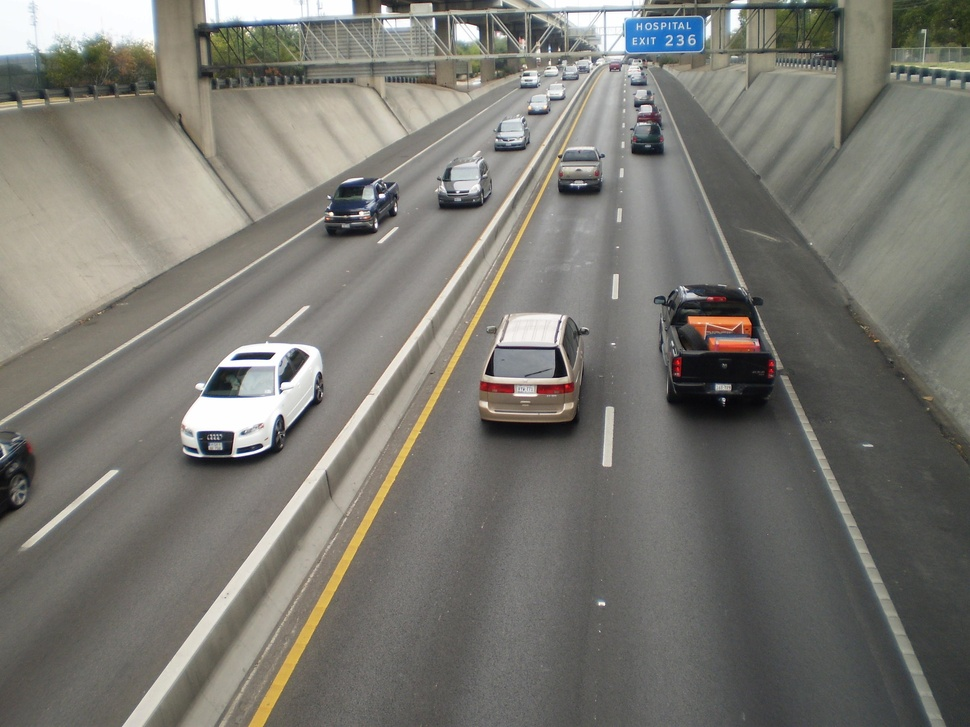
#> input picture 1.jpg, 970 x 727 px, shrunk from 2400 x 1800 before the run
$ python thresh.py
#> lines starting #> are read from the running program, lines starting #| are printed output that depends on the picture; after the words box and inside, x2 and y2 are one past the last pixel; in counts of white or black regions, pixels touching at a corner belong together
import cv2
import numpy as np
from matplotlib import pyplot as plt

img = cv2.imread('1.jpg')
#> img is the input picture: shape (727, 970, 3); mean B, G, R 113.7, 120.1, 121.7
img = cv2.cvtColor(img, cv2.COLOR_BGR2GRAY)
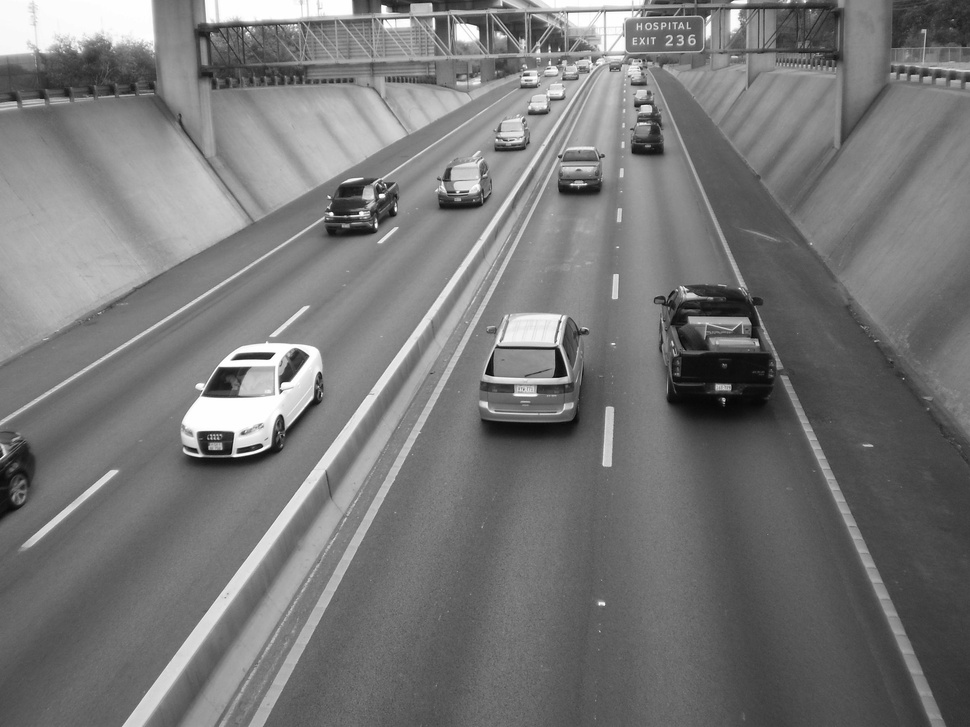
#> img: shape (727, 970); min 2, max 255, mean 119.9


ret, th1 = cv2.threshold(img, 120,255,cv2.THRESH_BINARY)
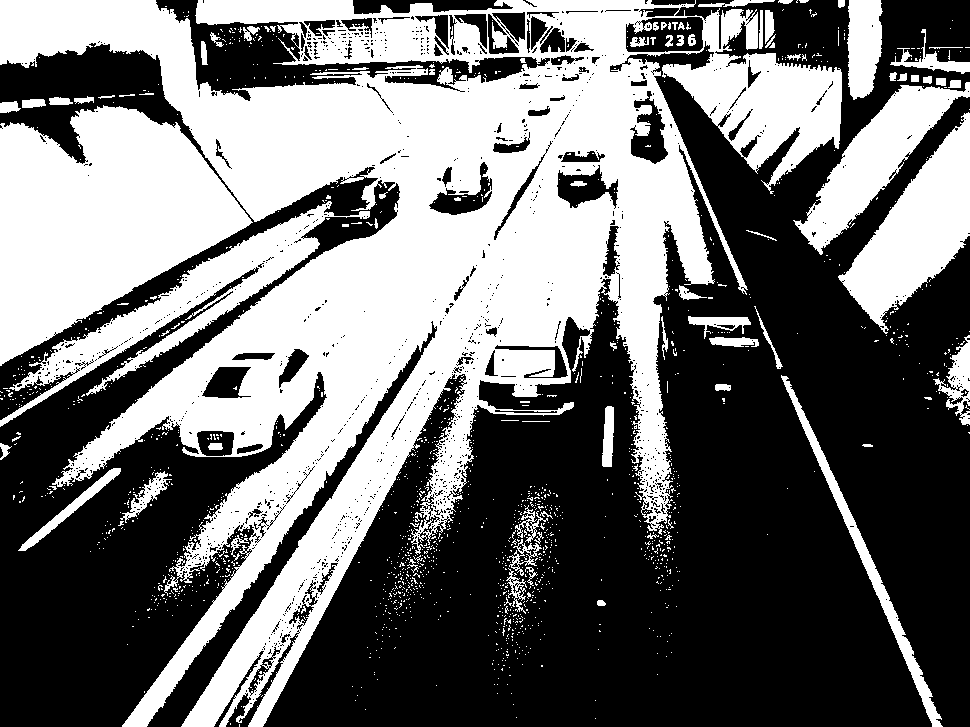
#> th1: shape (727, 970); 44.2% white; 1516 white regions (1434 under 20 px), largest, box (x1, y1, x2, y2) and area: (0, 0, 842, 727) 215898, (0, 105, 253, 366) 39406, (0, 201, 370, 427) 13586

th2 = cv2.adaptiveThreshold(img,255,cv2.ADAPTIVE_THRESH_MEAN_C,cv2.THRESH_BINARY,11,2)
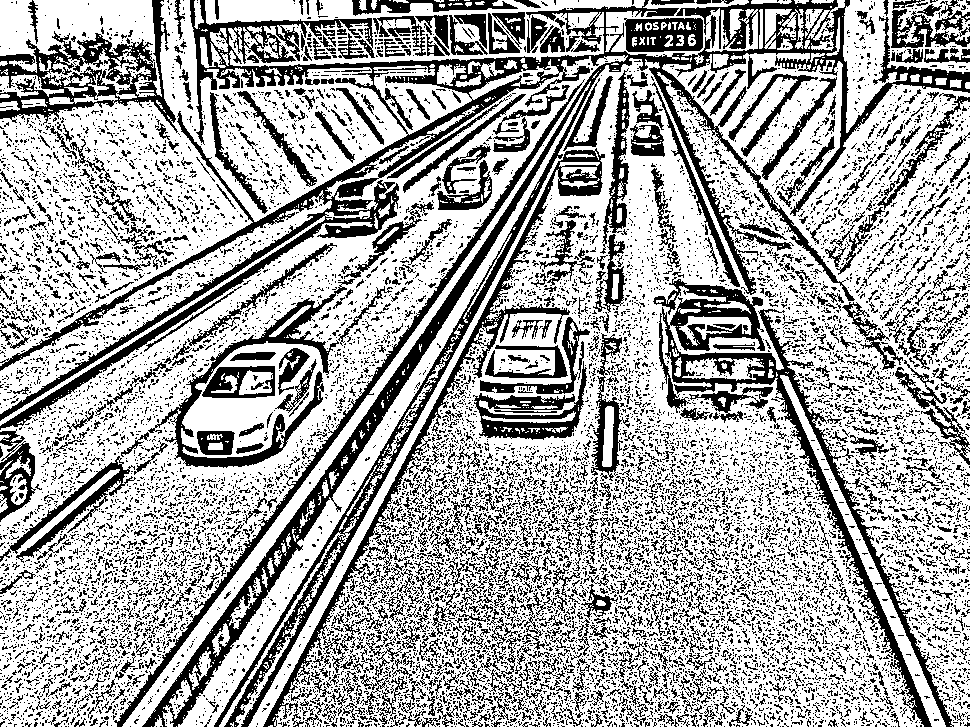
#> th2: shape (727, 970); 66.3% white; 13011 black regions (11842 under 20 px), largest, box (x1, y1, x2, y2) and area: (0, 0, 970, 727) 53947, (653, 277, 954, 727) 13002, (263, 148, 605, 727) 7283
th3 = cv2.adaptiveThreshold(img,255,cv2.ADAPTIVE_THRESH_GAUSSIAN_C,cv2.THRESH_BINARY,11,2)
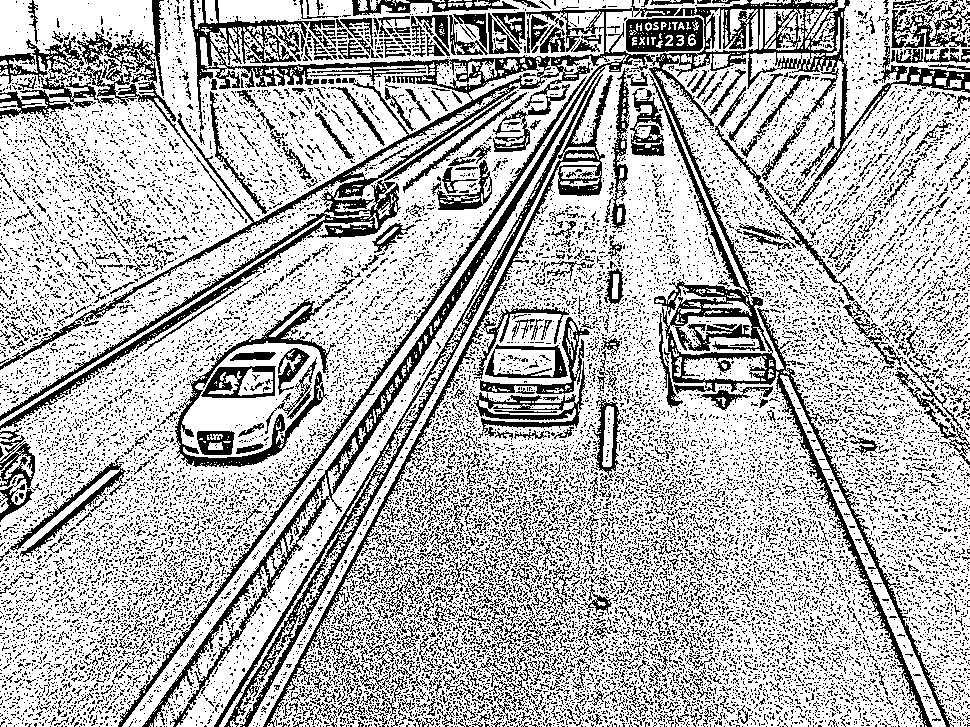
#> th3: shape (727, 970); 70.5% white; black in thin lines or dots

titles = ['orignal','global thresh','mean','gaussian']
images = [img,th1,th2,th3]

for i in xrange(4):
	plt.subplot(2,2,i+1)
	plt.imshow(images[i],'gray')
	plt.title(titles[i])
	plt.xticks([]),plt.yticks([])

plt.show()

$ run again, with 3.jpg copied over 1.jpg
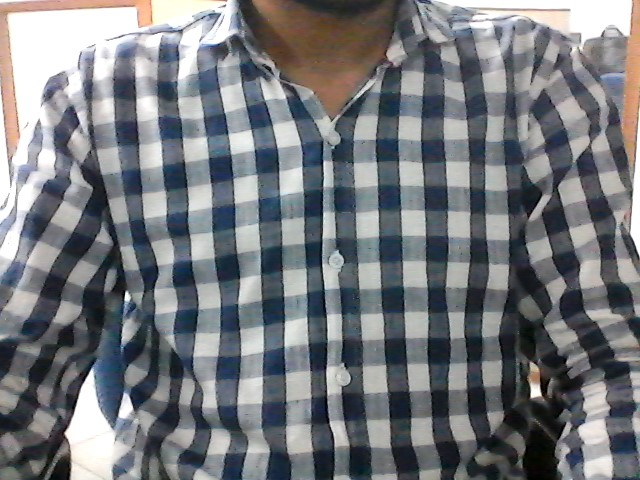
#> input picture 3.jpg, 640 x 480 px
#> img is the input picture: shape (480, 640, 3); mean B, G, R 124.9, 120.9, 118.2
#> img: shape (480, 640)
#> `ret, th1 = cv2.threshold(img, 120,255,cv2.THRESH_BINARY)`:
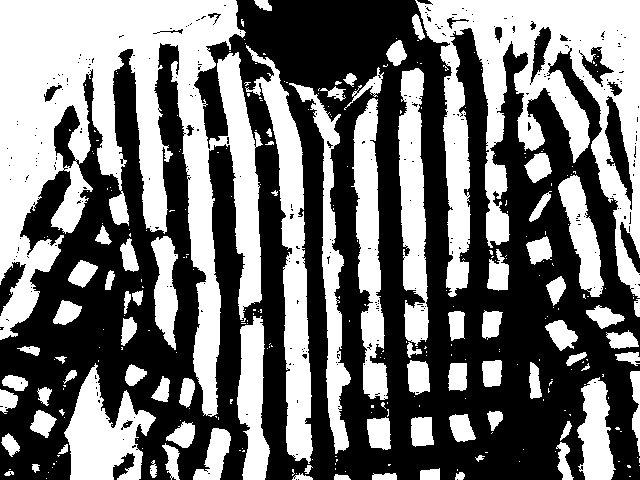
#> th1: shape (480, 640); 45.3% white; 301 white regions (221 under 20 px), largest, box (x1, y1, x2, y2) and area: (0, 0, 263, 417) 49355, (415, 0, 640, 298) 28454, (245, 45, 313, 464) 8963
#> th2: shape (480, 640); 58.5% white; 1117 black regions (863 under 20 px), largest, box (x1, y1, x2, y2) and area: (412, 0, 640, 480) 38784, (104, 10, 307, 480) 19592, (0, 44, 139, 480) 14797
#> `th3 = cv2.adaptiveThreshold(img,255,cv2.ADAPTIVE_THRESH_GAUSSIAN_C,cv2..`:
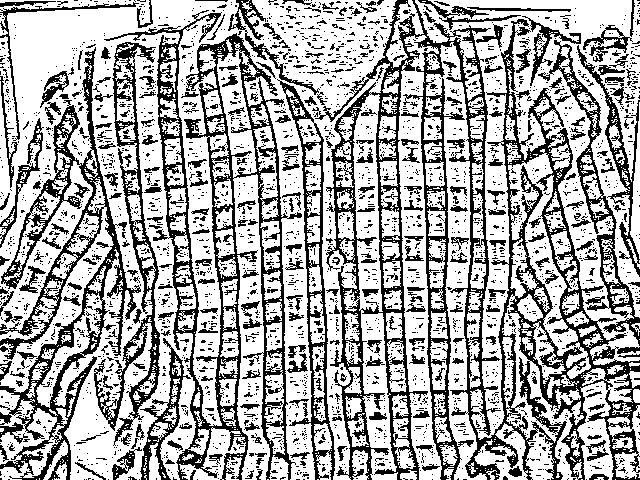
#> th3: shape (480, 640); 66.7% white; 3129 black regions (2822 under 20 px), largest, box (x1, y1, x2, y2) and area: (312, 0, 640, 480) 32606, (104, 10, 302, 480) 14286, (0, 47, 141, 480) 10896

$ run again, with 31.jpg copied over 1.jpg
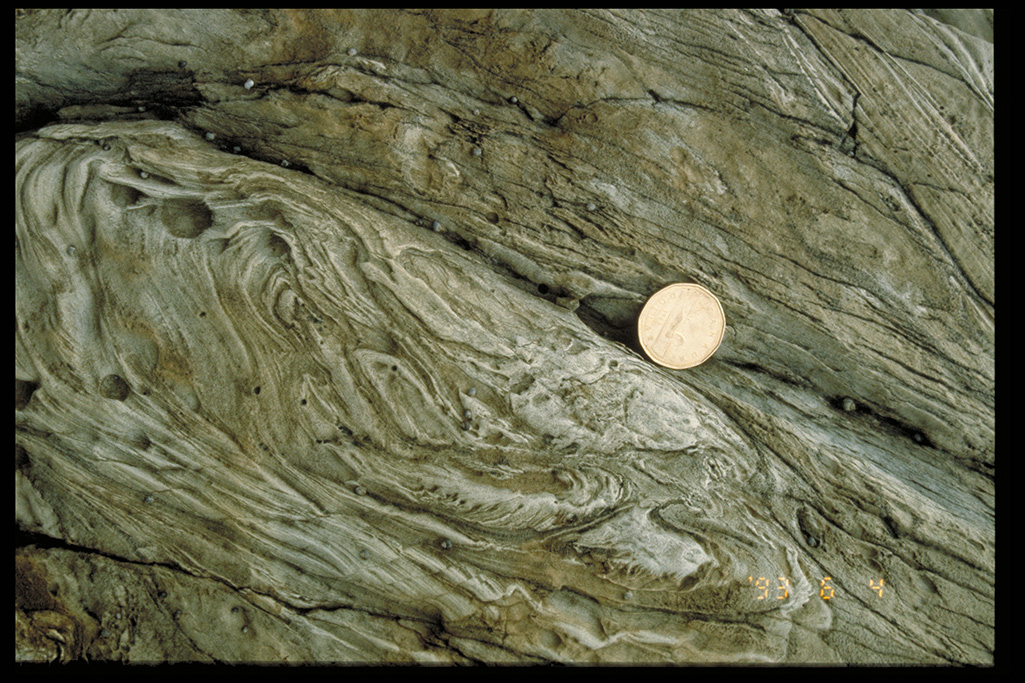
#> input picture 31.jpg, 1025 x 683 px
#> img is the input picture: shape (683, 1025, 3); mean B, G, R 77.7, 103.6, 102.8
#> img: shape (683, 1025)
#> `ret, th1 = cv2.threshold(img, 120,255,cv2.THRESH_BINARY)`:
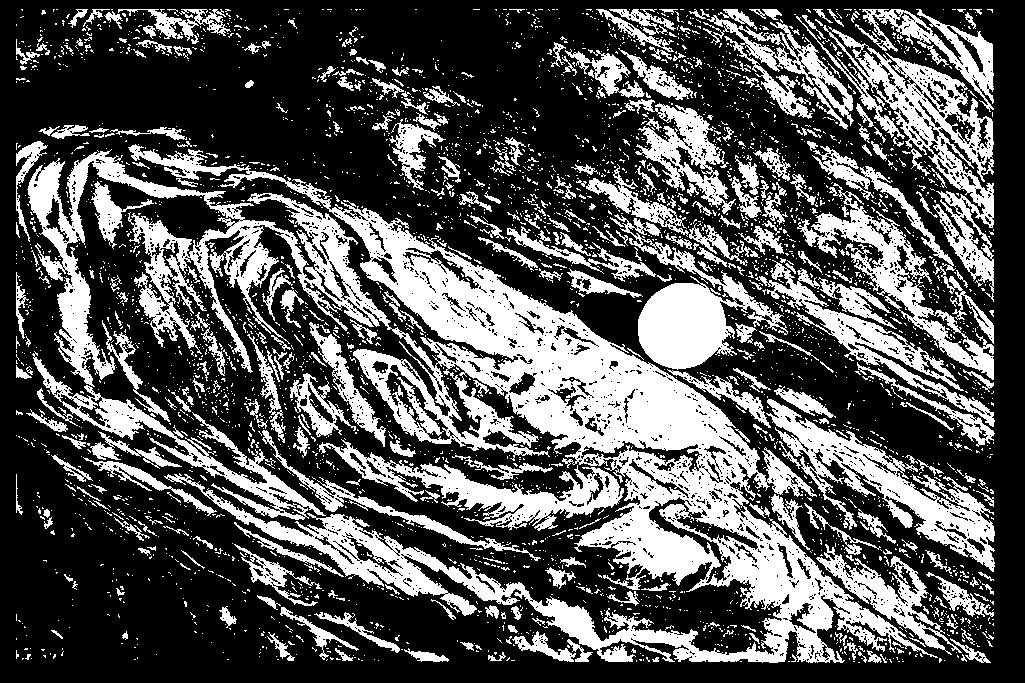
#> th1: shape (683, 1025); 33.4% white; 3741 white regions (3359 under 20 px), largest, box (x1, y1, x2, y2) and area: (27, 144, 938, 663) 95609, (823, 25, 994, 302) 9709, (766, 399, 995, 572) 9376
#> th2: shape (683, 1025); 57.4% white; 4343 black regions (3711 under 20 px), largest, box (x1, y1, x2, y2) and area: (10, 3, 1001, 672) 149259, (240, 10, 833, 337) 18847, (203, 225, 684, 508) 16999
#> `th3 = cv2.adaptiveThreshold(img,255,cv2.ADAPTIVE_THRESH_GAUSSIAN_C,cv2..`:
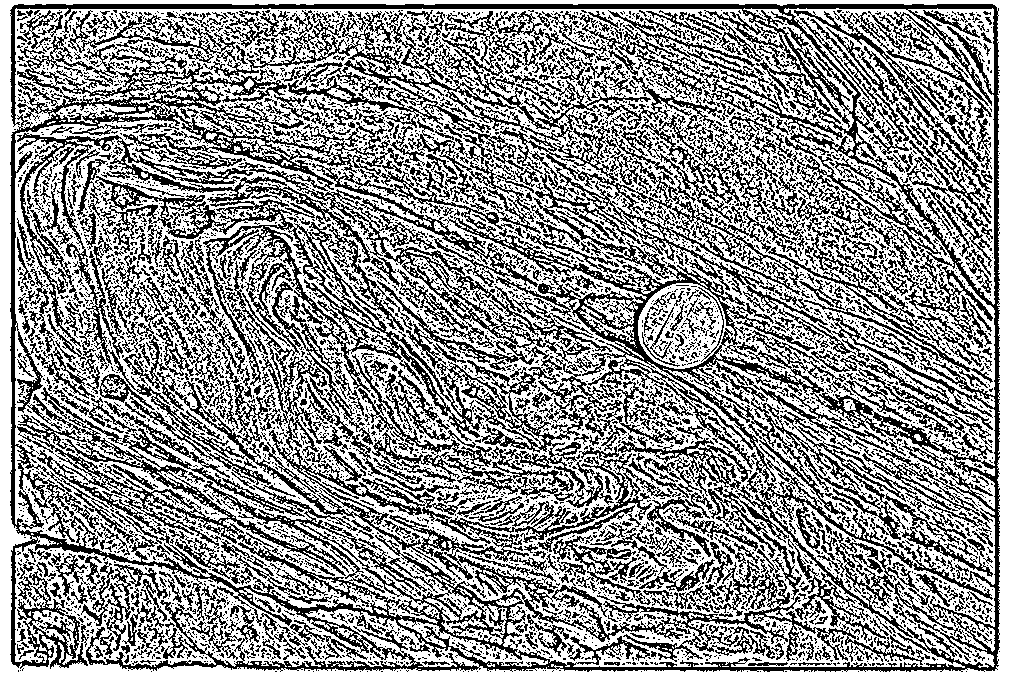
#> th3: shape (683, 1025); 58.4% white; black in thin lines or dots
